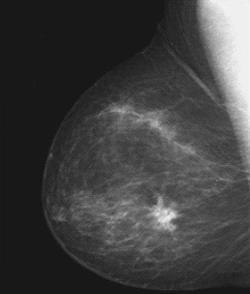
%> input picture Tmunot_HW1/pic1.bmp, 250 x 294 px
$ octave HW1_Q4.m   (GNU Octave 9; MATLAB toolbox functions it lacks are replaced by stand-ins)
%> lines starting %> are read from the running program, lines starting %| are printed output that depends on the picture; in (x1, y1, x2, y2) boxes, pixels count from 0 and x2, y2 are one past the last pixel; in counts of white or black regions, pixels touching at a corner belong together; the program's own positions count from 1
### Tmunot_HW1/Q4_func.m
%section b for question 4- designed function
function out=Q4_func(in,vec)
L=size(in);out=zeros(L);len=size(vec,2);
for i=0:len-1
    out(in==i)=vec(i+1);
end
out=uint8(out);
end

### Tmunot_HW1/HW1_Q4.m
%code for question 4 in the first home assignment
img=imread('pic1.bmp');img=rgb2gray(img);
%> further down, img is the input picture: size 294x250x3 uint8; min 17, max 245, mean 63.6
%section a-normalized histogram
h=imhist(img);h=h/(size(img,1)*size(img,2));
%> after `h=imhist(img)`: h = 256 values, max 23452 at index 25, min 0 at index 1, mean 287.1
%> after `h=h/(size(img,1)*size(img,2))`: h = 256 values, max 0.319 at index 25, min 0 at index 1, mean 0.00391
figure(1); bar(h); title('normalized img histogram');
%> after `title('normalized img histogram')`:
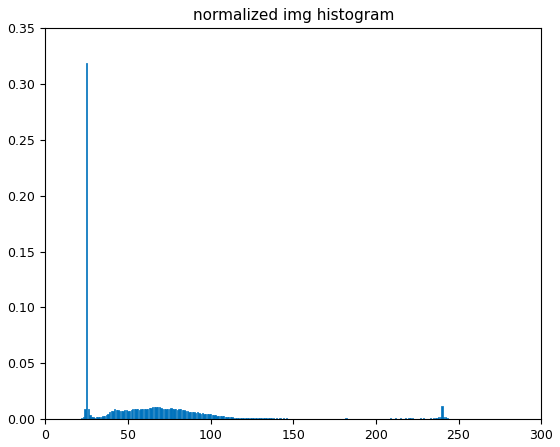
%> figure redrawn from the program's plot data; tallest bar 0.319 high, from x = 24.6 to 25.4
%section c- transforming of the image
figure(2);
subplot(7,2,1);imshow(img);title('original');
subplot(7,2,2);imhist(img);
%negative
vec=255:-2:0;
neg=Q4_func(img,vec);
%> after the loop in Q4_func, `for i=0:len-1`:
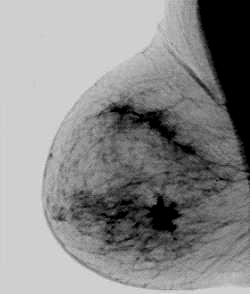
%> out: size 294x250 double; min 0, max 221, mean 138.6
subplot(7,2,3);imshow(neg);title('negative');
subplot(7,2,4);imhist(neg);
%threshhold
t=50;vec=[zeros(1,t+1),255*ones(1,256-(t+1))];
thresh=Q4_func(img,vec);
%> after the loop in Q4_func (call 2), `for i=0:len-1`:
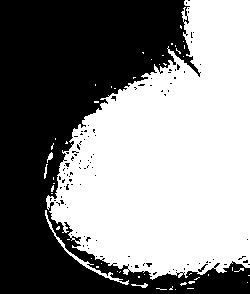
%> out: size 294x250 double; 53% white; 104 black regions (102 under 20 px), largest, box (x1, y1, x2, y2) and area: (0, 0, 250, 294) 34135, (198, 264, 208, 272) 25
subplot(7,2,5);imshow(thresh);title('threshold(50)');
subplot(7,2,6);imhist(thresh);
%linear streching
high=max(double(img(:)));low=min(double(img(:)));level=0:255;
%> after `high=max(double(img(:)))`: high = 245
%> after `low=min(double(img(:)))`: low = 17
vec=round(255*(level-low)/(high-low));
%> vec = 256 values from -19 to 266
lin_strech=Q4_func(img,vec);
subplot(7,2,7);imshow(lin_strech);title('linear streching');
subplot(7,2,8);imhist(lin_strech);
%gamma
g=1.5;c=255/255^g;vec=round(c*level.^g);
g1=Q4_func(img,vec);
%> after the loop in Q4_func (call 4), `for i=0:len-1`:
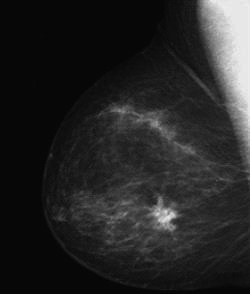
%> out: size 294x250 double; min 4, max 240, mean 37.7
subplot(7,2,9);imshow(g1);title('gamma=1.5');
subplot(7,2,10);imhist(g1);
g=0.5;c=255/255^g;vec=round(c*level.^g);
g2=Q4_func(img,vec);
%> after the loop in Q4_func (call 5), `for i=0:len-1`:
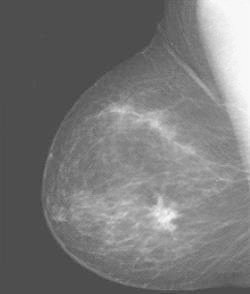
%> out: size 294x250 double; min 66, max 250, mean 120.1
subplot(7,2,11);imshow(g2);title('gamma=0.5');
subplot(7,2,12);imhist(g2);
%histogram equalization- couldnt figure out how to do it with the function
%so 'adapthisteq' was used
img2=adapthisteq(img);
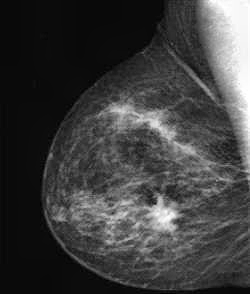
%> img2: size 294x250 uint8; min 0, max 255, mean 62.5
subplot(7,2,13);imshow(img2);title('histogram equalization');
subplot(7,2,14);imhist(img2);
%> after `imhist(img2)`:
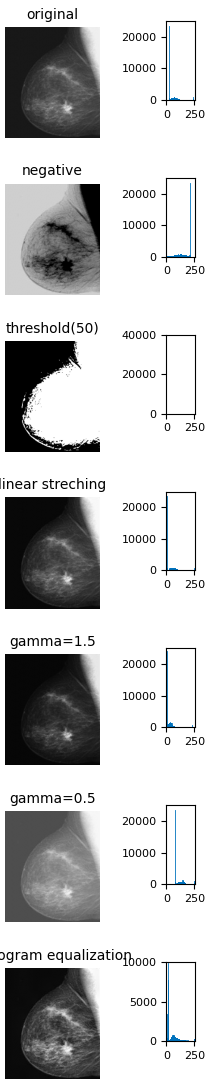
%> figure redrawn from the program's plot data, 14 panels

$ run again, with Tmunot_HW1/test.bmp copied over Tmunot_HW1/pic1.bmp
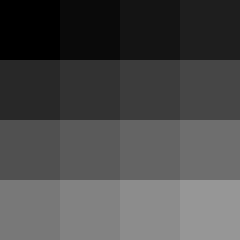
%> input picture Tmunot_HW1/test.bmp, 80 x 80 px (shown 3 times larger)
%> img is the input picture: size 80x80 uint8; min 0, max 150, mean 75
%> h = 256 values, max 400 at index 1, min 0 at index 2, mean 25
%> h = 256 values, max 0.0625 at index 1, min 0 at index 2, mean 0.00391
%> after the loop in Q4_func (call 2), `for i=0:len-1`:
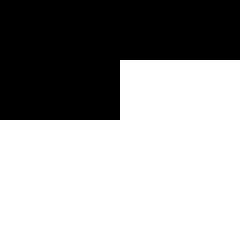
%> out: size 80x80 double (shown 3 times larger); 62.5% white; 1 black region, box (x1, y1, x2, y2) and area: (0, 0, 80, 40) 2400
%> high = 150
%> low = 0
%> vec = 256 values from 0 to 434
%> `img2=adapthisteq(img);`:
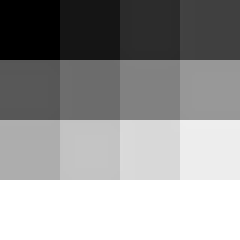
%> img2: size 80x80 uint8 (shown 3 times larger); min 0, max 255, mean 152.9
